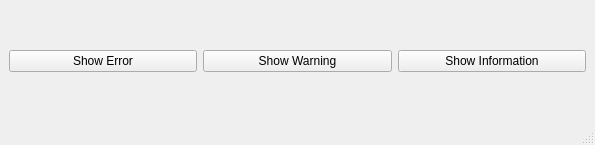
<?xml version="1.0" encoding="UTF-8"?>
<ui version="4.0">
 <class>MainWindow</class>
 <widget class="QMainWindow" name="MainWindow">
  <property name="geometry">
   <rect>
    <x>0</x>
    <y>0</y>
    <width>595</width>
    <height>145</height>
   </rect>
  </property>
  <property name="windowTitle">
   <string>MainWindow</string>
  </property>
  <widget class="QWidget" name="centralwidget">
   <layout class="QHBoxLayout" name="horizontalLayout">
    <item>
     <widget class="QPushButton" name="pushButton_4">
      <property name="text">
       <string>Show Error</string>
      </property>
     </widget>
    </item>
    <item>
     <widget class="QPushButton" name="pushButton_5">
      <property name="text">
       <string>Show Warning</string>
      </property>
     </widget>
    </item>
    <item>
     <widget class="QPushButton" name="pushButton_6">
      <property name="text">
       <string>Show Information</string>
      </property>
     </widget>
    </item>
   </layout>
  </widget>
  <widget class="QMenuBar" name="menubar">
   <property name="geometry">
    <rect>
     <x>0</x>
     <y>0</y>
     <width>595</width>
     <height>26</height>
    </rect>
   </property>
  </widget>
  <widget class="QStatusBar" name="statusbar"/>
 </widget>
 <resources/>
 <connections/>
</ui>
